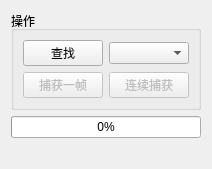
<?xml version="1.0" encoding="UTF-8"?>
<ui version="4.0">
 <class>CameraCaptureNode</class>
 <widget class="QWidget" name="CameraCaptureNode">
  <property name="geometry">
   <rect>
    <x>0</x>
    <y>0</y>
    <width>210</width>
    <height>166</height>
   </rect>
  </property>
  <property name="windowTitle">
   <string>Form</string>
  </property>
  <layout class="QVBoxLayout" name="verticalLayout_2">
   <item>
    <widget class="QGroupBox" name="groupBox">
     <property name="title">
      <string>操作</string>
     </property>
     <layout class="QVBoxLayout" name="verticalLayout">
      <item>
       <layout class="QHBoxLayout" name="horizontalLayout">
        <item>
         <widget class="QPushButton" name="search_pushButton">
          <property name="text">
           <string>查找</string>
          </property>
         </widget>
        </item>
        <item>
         <widget class="QComboBox" name="camera_comboBox"/>
        </item>
       </layout>
      </item>
      <item>
       <layout class="QHBoxLayout" name="horizontalLayout_2">
        <item>
         <widget class="QPushButton" name="captureOneFrame_pushButton">
          <property name="enabled">
           <bool>false</bool>
          </property>
          <property name="text">
           <string>捕获一帧</string>
          </property>
         </widget>
        </item>
        <item>
         <widget class="QPushButton" name="keepCapture_pushButton">
          <property name="enabled">
           <bool>false</bool>
          </property>
          <property name="text">
           <string>连续捕获</string>
          </property>
         </widget>
        </item>
       </layout>
      </item>
     </layout>
    </widget>
   </item>
   <item>
    <widget class="QProgressBar" name="progressBar">
     <property name="value">
      <number>0</number>
     </property>
     <property name="format">
      <string>%p%</string>
     </property>
    </widget>
   </item>
   <item>
    <widget class="QLabel" name="info_label">
     <property name="text">
      <string/>
     </property>
    </widget>
   </item>
  </layout>
 </widget>
 <resources/>
 <connections/>
</ui>
